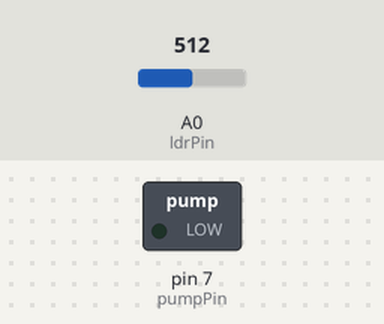
A sketch run on a simulated Arduino Uno, built with avr-gcc and run on an emulated ATmega328P. Parts: switched loads named in the sketch (green lamp = pin HIGH). The test bench sets the inputs (shaded band); at power-on: A0 (ldrPin) = 512. The local clock reads 2024-03-15 10:24:30 at power-on unless the sketch sets it; what the sketch prints to the serial monitor is not drawn.

Above: at 1.8 s.
1.9 s: A0 (ldrPin) set to 417
3.4 s: A0 (ldrPin) set to 384
At 5.0 s:
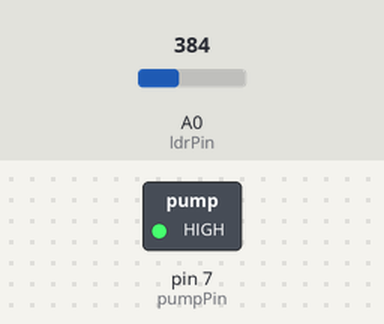
Timing chart, 0 to 11.5 s (numbered marks = the images above; inputs shaded):
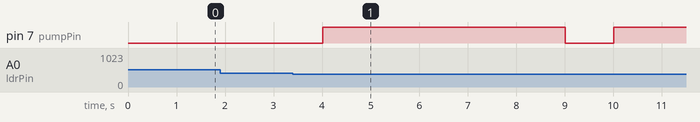

The sketch:

solar_cleaner.ino
```cpp
#include <Wire.h>
#include <RTClib.h>

RTC_DS1307 rtc;

const int ldrPin = A0;       // LDR connected to analog pin A0
const int pumpPin = 7;       // Pump/motor relay connected to digital pin 7

void setup() {
  Serial.begin(9600);
  pinMode(pumpPin, OUTPUT);
  digitalWrite(pumpPin, LOW);  // Keep pump off initially

  if (!rtc.begin()) {
    Serial.println("Couldn't find RTC!");
    while (1);
  }

  if (!rtc.isrunning()) {
    Serial.println("RTC is not running, setting time...");
    rtc.adjust(DateTime(F(__DATE__), F(__TIME__)));  // set time from PC compile time
  }
}

void loop() {
  int ldrValue = analogRead(ldrPin);
  DateTime now = rtc.now();

  Serial.print("LDR Value: ");
  Serial.println(ldrValue);

  // Condition 1: Dust detected (light blocked)
  if (ldrValue < 400) {
    Serial.println("Dust detected → Cleaning started!");
    digitalWrite(pumpPin, HIGH);
    delay(5000);   // run pump for 5 seconds
    digitalWrite(pumpPin, LOW);
  }

  // Condition 2: Scheduled cleaning (daily at 10:00 AM)
  if (now.hour() == 10 && now.minute() == 0) {
    Serial.println("Scheduled cleaning → Running pump!");
    digitalWrite(pumpPin, HIGH);
    delay(5000);
    digitalWrite(pumpPin, LOW);
  }

  delay(1000); // check every second
}
```

Measured:
- the behaviour switches between 400 and 399 on A0 (ldrPin) (found by bisection; images 0 and 1)
- after the input at 1.9 s, every drawn part: stays the same
- after the input at 3.4 s, pin 7 (pumpPin): LOW → HIGH after 0.61 s, → LOW 5.0 s later, → HIGH 1.0 s later
